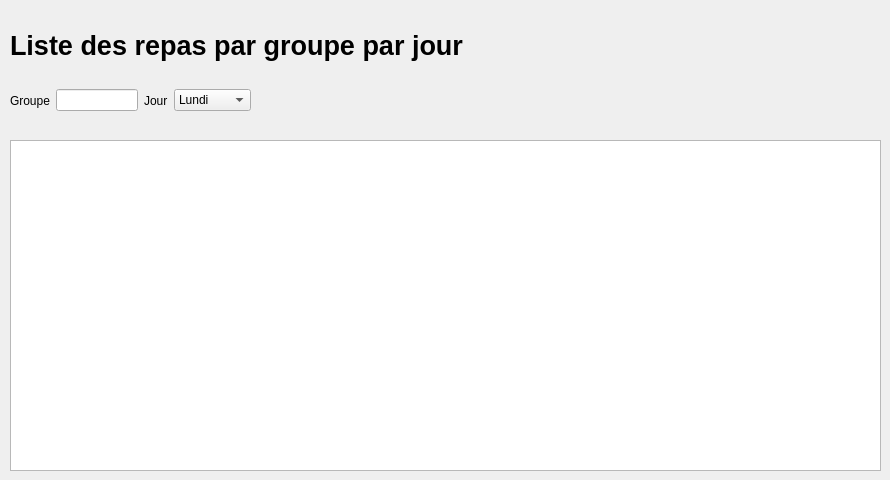
    <widget class="QWidget" name="page_9">
     <widget class="QLabel" name="label_53">
      <property name="geometry">
       <rect>
        <x>10</x>
        <y>10</y>
        <width>491</width>
        <height>71</height>
       </rect>
      </property>
      <property name="font">
       <font>
        <pointsize>20</pointsize>
        <weight>75</weight>
        <bold>true</bold>
       </font>
      </property>
      <property name="text">
       <string>Liste des repas par groupe par jour</string>
      </property>
     </widget>
     <widget class="QTableView" name="listeRepasGroupeJourtableView">
      <property name="geometry">
       <rect>
        <x>10</x>
        <y>140</y>
        <width>871</width>
        <height>331</height>
       </rect>
      </property>
     </widget>
     <widget class="QWidget" name="horizontalLayoutWidget_2">
      <property name="geometry">
       <rect>
        <x>10</x>
        <y>80</y>
        <width>241</width>
        <height>41</height>
       </rect>
      </property>
      <layout class="QHBoxLayout" name="horizontalLayout_3">
       <item>
        <widget class="QLabel" name="label_54">
         <property name="text">
          <string>Groupe</string>
         </property>
        </widget>
       </item>
       <item>
        <widget class="QLineEdit" name="lineEdit_34"/>
       </item>
       <item>
        <widget class="QLabel" name="label_55">
         <property name="text">
          <string>Jour</string>
         </property>
        </widget>
       </item>
       <item>
        <widget class="QComboBox" name="comboBox">
         <item>
          <property name="text">
           <string>Lundi</string>
          </property>
         </item>
         <item>
          <property name="text">
           <string>Mardi</string>
          </property>
         </item>
         <item>
          <property name="text">
           <string>Mercredi</string>
          </property>
         </item>
         <item>
          <property name="text">
           <string>Jeudi</string>
          </property>
         </item>
        </widget>
       </item>
      </layout>
     </widget>
    </widget>
